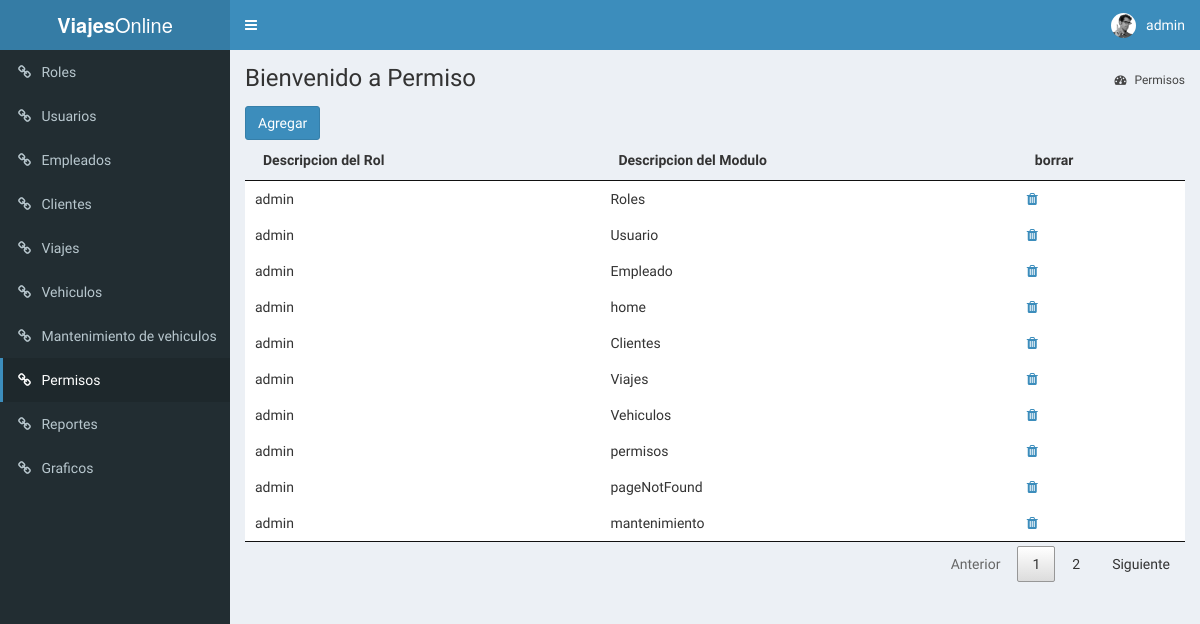
Page /index.php?page=permisos (signed in) on the committed database.
### tables this page shows
CREATE TABLE Permiso (
    id INT NOT NULL AUTO_INCREMENT primary key ,
    id_Rol int ,
    id_Modulo int,
    foreign key(id_Rol) references Rol(id),
    foreign key(id_Modulo) references Modulo(id)
);

CREATE TABLE Rol (
    id INT NOT NULL AUTO_INCREMENT primary key ,
    descripcion varchar(50)
);

CREATE TABLE Modulo (
    id INT NOT NULL AUTO_INCREMENT primary key ,
    descripcion varchar(50)
);

### models/DataBase.php (called while the page is built, shortened)
<?php
class DataBase
{
    private $_db;
    private static $instancia;
    public static function getInstance()
    {
        if (  !self::$instancia instanceof self) {
            self::$instancia = new self;
        }
        return self::$instancia;
    }
    public function query($query)
    {
        $type = explode(" ", trim($query) );
        switch ( strtolower($type[0]) ){
            case 'select':
                return $this->_select($query);
                break;
        }
    }
    private function _select($query)
    {
        $res = $this->_execQuery($query);
        $rows = [];
        while( $reg = $res->fetch_object() ) {
            $rows[] = $reg;
        }
        return $rows;
    }
    private function _execQuery($query)
    {
        $res = $this->_db->query($query);
        return $res;
    }
    private function _connect()
    {
        $this->_db = mysqli_connect( self::DB_HOST, self::DB_USER, self::DB_PASSWORD, self::DB_NAME );
    	$this->_db->set_charset('utf8');
    }
}

### models/Permiso_model.php (called while the page is built, shortened)
<?php
require_once 'DataBase.php';
class Permiso implements ModelInterface
{
    static public function getAll()
    {
        $db = DataBase::getInstance();
            $query = "select p.id as id, id_modulo as moduloId, m.descripcion as moduloDescripcion, r.id as rolId, r.descripcion as rolDescripcion  from Permiso p INNER JOIN Rol r ON r.id = p.id_rol INNER JOIN Modulo m ON m.id = p.id_modulo";
        return $db->query($query);
    }
}
?>

### View/Permisos_view.php (the view, shortened to what this page needs)
<?php
$listPermisos = Permiso::getAll();
?>
<div class="content-wrapper">
    <section class="content-header">
        <h1> Bienvenido a Permiso </h1>
        <ol class="breadcrumb">
            <li><a href="#"><i class="fa fa-dashboard"></i> Permisos</a></li>
        </ol>
    </section>
    <section class="content container-fluid">
        <button type="button" class="btn btn-primary" data-toggle="modal" data-target="#modalRol">Agregar</button>
        <table>
            <thead>
                <tr>
                    <th>Descripcion del Rol</th>
                    <th>Descripcion del Modulo</th>
                    <th>borrar</th>
                </tr>
            </thead>
            <tbody>
                <?php foreach($listPermisos as $permiso) { ?>
                    <tr>
                        <td><?php echo $permiso->rolDescripcion ; ?></td>
                        <td><?php echo $permiso->moduloDescripcion ; ?></td>
                        <td>
                            <a class="btn-modal-delete-permiso" href="#" data-toggle="modal"
                                data-target="#modalDelete"
                                data-id="<?php echo $permiso->id; ?>">
                                <i class="fa fa-trash" aria-hidden="true"></i></a>
                        </td>
                    </tr>
                <?php } ?>
            </tbody>
        </table>
    </section>
</div>

### rows in the picture
permiso: id_Rol.descripcion "admin", id_Modulo.descripcion "Roles"
permiso: id_Rol.descripcion "admin", id_Modulo.descripcion "Usuario"
permiso: id_Rol.descripcion "admin", id_Modulo.descripcion "Empleado"
permiso: id_Rol.descripcion "admin", id_Modulo.descripcion "home"
permiso: id_Rol.descripcion "admin", id_Modulo.descripcion "Clientes"
permiso: id_Rol.descripcion "admin", id_Modulo.descripcion "Viajes"
permiso: id_Rol.descripcion "admin", id_Modulo.descripcion "Vehiculos"
permiso: id_Rol.descripcion "admin", id_Modulo.descripcion "permisos"
permiso: id_Rol.descripcion "admin", id_Modulo.descripcion "pageNotFound"
permiso: id_Rol.descripcion "admin", id_Modulo.descripcion "mantenimiento"

### other values in the picture
$_SESSION['usuario'] "admin"
